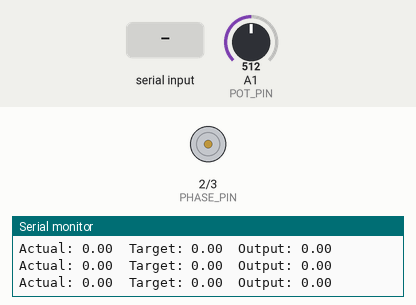
This sketch was run on a simulated Arduino Uno, built with avr-gcc and run on an emulated ATmega328P. Parts: direction and speed pins drawn as motors (green arrow = direction pin HIGH = forward, orange = LOW = backward, longer = more drive), the last lines printed to the serial monitor. Inputs (shaded band) come from the test bench; at power-on: A1 (POT_PIN) = 512.

Above: at 1.2 s.
1.3 s: A1 (POT_PIN) set to 516
At 2.7 s:
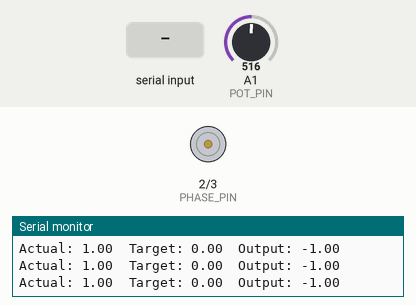
3.0 s: "90,45\n" received over Serial
At 4.3 s:
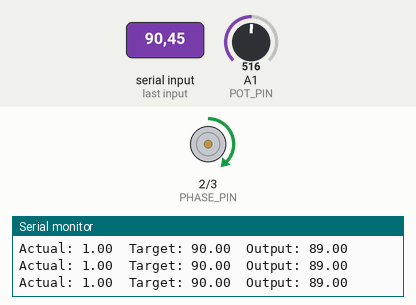
4.6 s: "30,150\n" received over Serial
At 5.3 s:
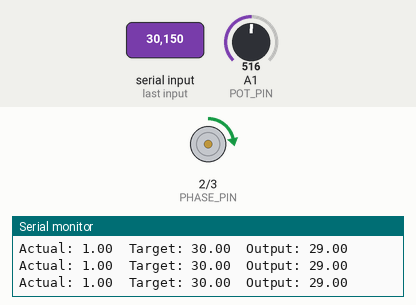
6.2 s: A1 (POT_PIN) set to 122
At 7.5 s:
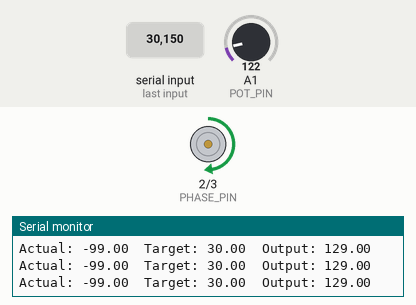
7.9 s: A1 (POT_PIN) set to 135
At 8.6 s:
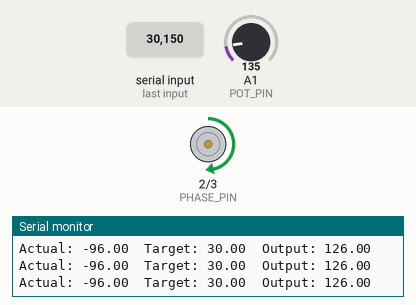
10.9 s: "200\n" received over Serial
At 12.1 s:
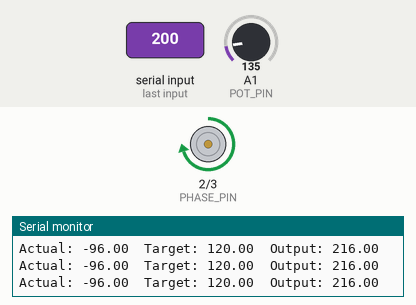
Timing chart, 0 to 13.4 s (numbered marks = the images above; inputs shaded):
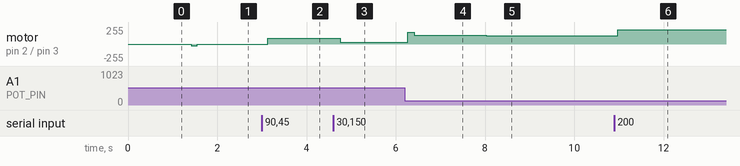

The sketch:

MotorPIDTest.ino
```cpp
#include <PID_v1.h>

#define POT_PIN A1
#define MODE_PIN 1
#define PHASE_PIN 2
#define ENABLE_PIN 3

double target, input, output, speed;
uint16_t potInput;
double Kp = 1, Ki = 0, Kd = 0.05;
PID myPID(&input, &output, &target, Kp, Ki, Kd, DIRECT);

long angle = 0;
unsigned long startTime;
int iterations = 0;

void setup() {
  Serial.begin(9600);
  pinMode(MODE_PIN, OUTPUT);
  pinMode(PHASE_PIN, OUTPUT);
  pinMode(ENABLE_PIN, OUTPUT);
  digitalWrite(MODE_PIN, HIGH);

  potInput = analogRead(POT_PIN);
  input = map(potInput, 0, 1023, -130, 130);
  target = 511;
  myPID.SetMode(AUTOMATIC);
  myPID.SetOutputLimits(-255, 255);
  startTime = millis();
}

void loop() {
  readSerial();

  potInput = analogRead(POT_PIN);
  input = map(potInput, 0, 1023, -130, 130);
  target = constrain(angle, -120, 120);
  myPID.Compute();


  //If negative, flip direction
  if (output < 0) {
    digitalWrite(PHASE_PIN, LOW);
  }
  else {
    digitalWrite(PHASE_PIN, HIGH);
  }
  speed = abs(output);

  //If the speed is too slow to turn motor, increase speed
  if (speed > 1 && speed < 25) {
    speed = 25;
  }
  else if (speed <= 1) {
    speed = 0;
  }
  analogWrite(ENABLE_PIN, speed);

  /*iterations++;
  if (millis() - startTime >= 10000) {
    Serial.print("Iterations: ");
    Serial.println(iterations);
    digitalWrite(ENABLE_PIN, 0);
    while(true){}
  }*/

  printDebug();
  //delay(100);
}

void printDebug() {
  Serial.print("Actual: ");
  Serial.print(input);
  Serial.print("  Target: ");
  Serial.print(target);
  Serial.print("  Output: ");
  Serial.println(output);
}

void readSerial() {
  char data[8];
  int dataIndex = 0;
  for (int i = 0; i < 8; i++) {
    data[i] = 0;
  }
  while (Serial.available() > 0) {
    //delay(3);
    if (Serial.available() > 0) {
      char c = Serial.read();
      //Serial.print("Next char: ");
      //Serial.println(c);
      data[dataIndex] = c;
      dataIndex++;
    }
    angle = atol(data);
    Serial.print("NEW TARGET: ");
    Serial.println(angle);
  }
}
```

Measured:
- after the input at 1.3 s, motor on pin 2 (PHASE_PIN) / pin 3 (ENABLE_PIN): stopped → backward 25/255 after 0.12 s, → stopped 0.13 s later
- after the input at 3.0 s, motor on pin 2 (PHASE_PIN) / pin 3 (ENABLE_PIN): stopped → forward 89/255 after 0.13 s
- after the input at 4.6 s, motor on pin 2 (PHASE_PIN) / pin 3 (ENABLE_PIN): forward 89/255 → forward 29/255 after 0.15 s
- after the input at 6.2 s, motor on pin 2 (PHASE_PIN) / pin 3 (ENABLE_PIN): forward 29/255 → forward 179/255 after 0.07 s, → forward 129/255 0.15 s later
- after the input at 7.9 s, motor on pin 2 (PHASE_PIN) / pin 3 (ENABLE_PIN): forward 129/255 → forward 124/255 after 0.12 s, → forward 126/255 0.15 s later
- after the input at 10.9 s, motor on pin 2 (PHASE_PIN) / pin 3 (ENABLE_PIN): forward 126/255 → forward 216/255 after 0.08 s
